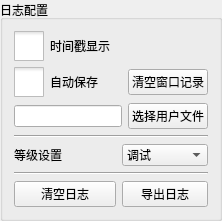
    <widget class="QGroupBox" name="groupBox_14">
     <property name="sizePolicy">
      <sizepolicy hsizetype="Preferred" vsizetype="Preferred">
       <horstretch>0</horstretch>
       <verstretch>0</verstretch>
      </sizepolicy>
     </property>
     <property name="title">
      <string>日志配置</string>
     </property>
     <layout class="QGridLayout" name="gridLayout_7" columnstretch="2,0,0,0">
      <item row="5" column="0" colspan="4">
       <widget class="Line" name="line">
        <property name="orientation">
         <enum>Qt::Horizontal</enum>
        </property>
       </widget>
      </item>
      <item row="4" column="2" colspan="2">
       <widget class="QComboBox" name="comboBox_debugSelect">
        <property name="minimumSize">
         <size>
          <width>0</width>
          <height>20</height>
         </size>
        </property>
        <item>
         <property name="text">
          <string>调试</string>
         </property>
        </item>
        <item>
         <property name="text">
          <string>一般信息</string>
         </property>
        </item>
        <item>
         <property name="text">
          <string>警告</string>
         </property>
        </item>
        <item>
         <property name="text">
          <string>普通错误</string>
         </property>
        </item>
        <item>
         <property name="text">
          <string>致命错误</string>
         </property>
        </item>
       </widget>
      </item>
      <item row="1" column="0" colspan="2">
       <widget class="QCheckBox" name="checkBox_logSave">
        <property name="styleSheet">
         <string notr="true">QCheckBox::indicator{
    width: 30px;
    height: 30px;
}

QCheckBox::indicator:unchecked{
    image:url(:/new/prefix1/icon/switch_close.png);
}

QCheckBox::indicator:checked{
    image:url(:/new/prefix1/icon/switch_open.png);
}
</string>
        </property>
        <property name="text">
         <string>自动保存</string>
        </property>
       </widget>
      </item>
      <item row="6" column="0" colspan="2">
       <widget class="QPushButton" name="pushButton_clearDebugFile">
        <property name="minimumSize">
         <size>
          <width>0</width>
          <height>20</height>
         </size>
        </property>
        <property name="text">
         <string>清空日志</string>
        </property>
       </widget>
      </item>
      <item row="2" column="0" colspan="3">
       <widget class="QLineEdit" name="lineEdit_logPath">
        <property name="enabled">
         <bool>true</bool>
        </property>
        <property name="readOnly">
         <bool>true</bool>
        </property>
       </widget>
      </item>
      <item row="6" column="2" colspan="2">
       <widget class="QPushButton" name="pushButton">
        <property name="text">
         <string>导出日志</string>
        </property>
       </widget>
      </item>
      <item row="2" column="3">
       <widget class="QPushButton" name="pushButton_logFile">
        <property name="minimumSize">
         <size>
          <width>0</width>
          <height>20</height>
         </size>
        </property>
        <property name="text">
         <string>选择用户文件</string>
        </property>
       </widget>
      </item>
      <item row="3" column="0" colspan="4">
       <widget class="Line" name="line_2">
        <property name="orientation">
         <enum>Qt::Horizontal</enum>
        </property>
       </widget>
      </item>
      <item row="4" column="0" colspan="2">
       <widget class="QLabel" name="label_2">
        <property name="minimumSize">
         <size>
          <width>0</width>
          <height>20</height>
         </size>
        </property>
        <property name="text">
         <string>等级设置</string>
        </property>
       </widget>
      </item>
      <item row="1" column="3">
       <widget class="QPushButton" name="pushButton_logClear">
        <property name="minimumSize">
         <size>
          <width>0</width>
          <height>20</height>
         </size>
        </property>
        <property name="text">
         <string>清空窗口记录</string>
        </property>
       </widget>
      </item>
      <item row="0" column="0" colspan="3">
       <widget class="QCheckBox" name="checkBox_logTime">
        <property name="styleSheet">
         <string notr="true">QCheckBox::indicator{
    width: 30px;
    height: 30px;
}

QCheckBox::indicator:unchecked{
    image:url(:/new/prefix1/icon/switch_close.png);
}

QCheckBox::indicator:checked{
    image:url(:/new/prefix1/icon/switch_open.png);
}
</string>
        </property>
        <property name="text">
         <string>时间戳显示</string>
        </property>
       </widget>
      </item>
     </layout>
    </widget>
